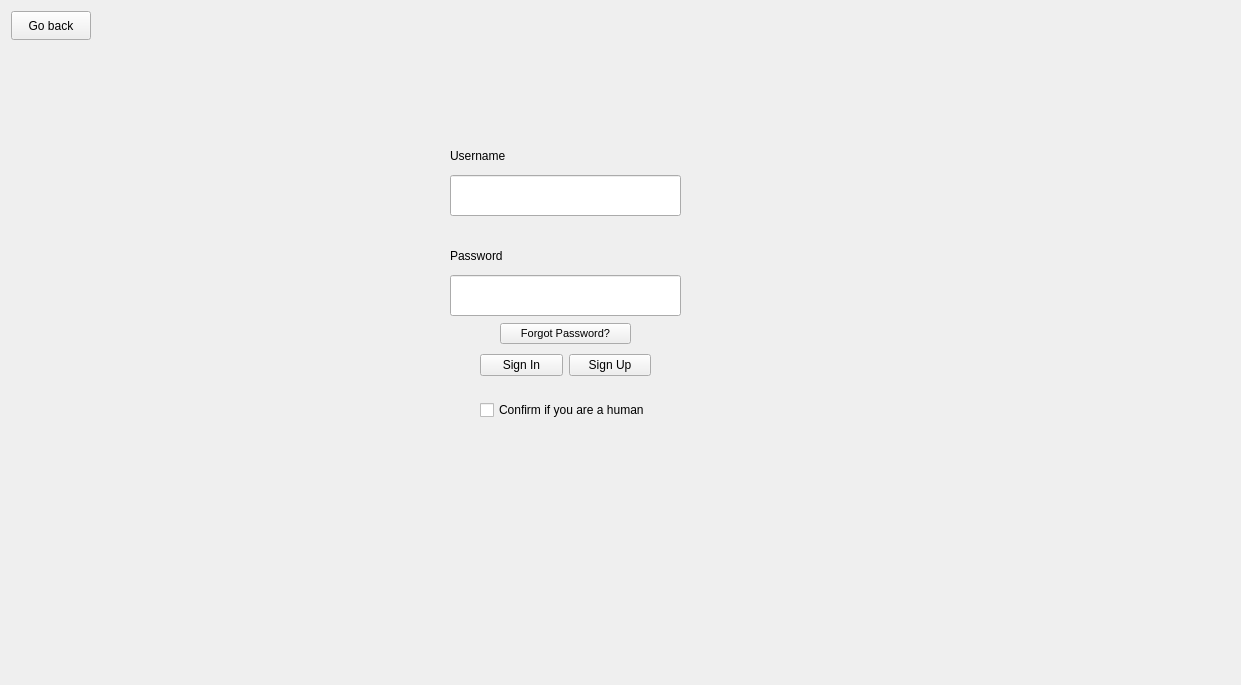
<?xml version="1.0" encoding="UTF-8"?>
<ui version="4.0">
 <class>Login</class>
 <widget class="QMainWindow" name="Login">
  <property name="geometry">
   <rect>
    <x>0</x>
    <y>0</y>
    <width>1241</width>
    <height>685</height>
   </rect>
  </property>
  <property name="windowTitle">
   <string>Login</string>
  </property>
  <widget class="QWidget" name="centralwidget">
   <widget class="QStackedWidget" name="stackedWidget">
    <property name="geometry">
     <rect>
      <x>0</x>
      <y>0</y>
      <width>1241</width>
      <height>681</height>
     </rect>
    </property>
    <widget class="QWidget" name="page">
     <widget class="QLineEdit" name="username">
      <property name="geometry">
       <rect>
        <x>450</x>
        <y>175</y>
        <width>231</width>
        <height>41</height>
       </rect>
      </property>
     </widget>
     <widget class="QLineEdit" name="password">
      <property name="geometry">
       <rect>
        <x>450</x>
        <y>275</y>
        <width>231</width>
        <height>41</height>
       </rect>
      </property>
     </widget>
     <widget class="QPushButton" name="goBack">
      <property name="geometry">
       <rect>
        <x>11</x>
        <y>11</y>
        <width>80</width>
        <height>29</height>
       </rect>
      </property>
      <property name="text">
       <string>Go back</string>
      </property>
     </widget>
     <widget class="QPushButton" name="forgotPassword">
      <property name="geometry">
       <rect>
        <x>500</x>
        <y>323</y>
        <width>131</width>
        <height>21</height>
       </rect>
      </property>
      <property name="font">
       <font>
        <pointsize>8</pointsize>
       </font>
      </property>
      <property name="styleSheet">
       <string notr="true"/>
      </property>
      <property name="text">
       <string>Forgot Password?</string>
      </property>
      <property name="checkable">
       <bool>true</bool>
      </property>
     </widget>
     <widget class="QWidget" name="">
      <property name="geometry">
       <rect>
        <x>450</x>
        <y>135</y>
        <width>231</width>
        <height>42</height>
       </rect>
      </property>
      <layout class="QHBoxLayout" name="horizontalLayout">
       <item>
        <widget class="QLabel" name="user">
         <property name="text">
          <string>Username</string>
         </property>
        </widget>
       </item>
       <item>
        <widget class="QLabel" name="validUser">
         <property name="text">
          <string>&lt;html&gt;&lt;head/&gt;&lt;body&gt;&lt;p align=&quot;right&quot;&gt;&lt;br/&gt;&lt;/p&gt;&lt;/body&gt;&lt;/html&gt;</string>
         </property>
        </widget>
       </item>
      </layout>
     </widget>
     <widget class="QWidget" name="">
      <property name="geometry">
       <rect>
        <x>450</x>
        <y>235</y>
        <width>231</width>
        <height>42</height>
       </rect>
      </property>
      <layout class="QHBoxLayout" name="horizontalLayout_2">
       <item>
        <widget class="QLabel" name="pass">
         <property name="text">
          <string>Password</string>
         </property>
        </widget>
       </item>
       <item>
        <widget class="QLabel" name="validPass">
         <property name="text">
          <string>&lt;html&gt;&lt;head/&gt;&lt;body&gt;&lt;p align=&quot;right&quot;&gt;&lt;br/&gt;&lt;/p&gt;&lt;/body&gt;&lt;/html&gt;</string>
         </property>
        </widget>
       </item>
      </layout>
     </widget>
     <widget class="QWidget" name="">
      <property name="geometry">
       <rect>
        <x>480</x>
        <y>350</y>
        <width>171</width>
        <height>31</height>
       </rect>
      </property>
      <layout class="QHBoxLayout" name="horizontalLayout_3">
       <item>
        <widget class="QPushButton" name="Sign_In">
         <property name="text">
          <string>Sign In</string>
         </property>
        </widget>
       </item>
       <item>
        <widget class="QPushButton" name="Sign_Up">
         <property name="text">
          <string>Sign Up</string>
         </property>
        </widget>
       </item>
      </layout>
     </widget>
     <widget class="QWidget" name="">
      <property name="geometry">
       <rect>
        <x>480</x>
        <y>400</y>
        <width>211</width>
        <height>55</height>
       </rect>
      </property>
      <layout class="QVBoxLayout" name="verticalLayout">
       <item>
        <widget class="QCheckBox" name="confirmation">
         <property name="text">
          <string>Confirm if you are a human</string>
         </property>
        </widget>
       </item>
       <item>
        <widget class="QLabel" name="confirm_label">
         <property name="text">
          <string/>
         </property>
        </widget>
       </item>
      </layout>
     </widget>
    </widget>
    <widget class="QWidget" name="page_2"/>
   </widget>
  </widget>
 </widget>
 <resources/>
 <connections/>
</ui>
